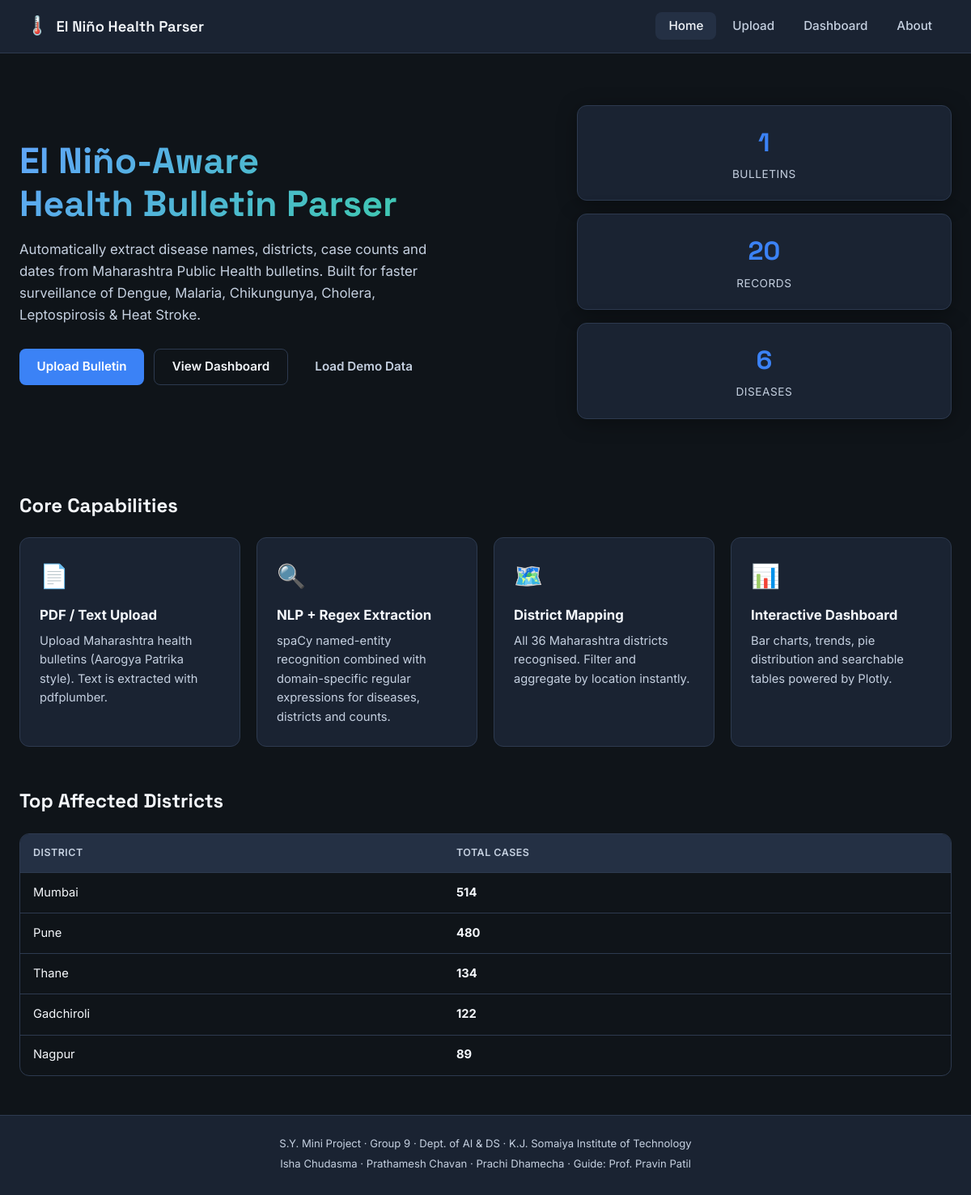
The page / on the database its author committed.
### app.py (models this page shows)
class DiseaseRecord(db.Model):
    __tablename__ = "disease_records"
    id = db.Column(db.Integer, primary_key=True)
    bulletin_id = db.Column(db.Integer, db.ForeignKey("bulletins.id"), nullable=False)
    disease = db.Column(db.String(100), nullable=False, index=True)
    district = db.Column(db.String(100), nullable=False, index=True)
    cases = db.Column(db.Integer, default=0)
    deaths = db.Column(db.Integer, default=0)
    report_date = db.Column(db.Date, index=True)
    notes = db.Column(db.String(255))
    created_at = db.Column(db.DateTime, default=datetime.utcnow)

### app.py (the view)
@app.route("/")
def index():
    total_records = DiseaseRecord.query.count()
    total_bulletins = Bulletin.query.count()
    diseases = db.session.query(DiseaseRecord.disease, db.func.sum(DiseaseRecord.cases)).group_by(DiseaseRecord.disease).all()
    top_districts = (
        db.session.query(DiseaseRecord.district, db.func.sum(DiseaseRecord.cases))
        .group_by(DiseaseRecord.district)
        .order_by(db.func.sum(DiseaseRecord.cases).desc())
        .limit(5)
        .all()
    )
    return render_template(
        "index.html",
        total_records=total_records,
        total_bulletins=total_bulletins,
        diseases=diseases,
        top_districts=top_districts,
    )

### templates/index.html (shortened to what this page needs)
{% extends "base.html" %}
{% block content %}
<section class="hero">
  <div class="hero-content">
    <h1>El Niño-Aware<br>Health Bulletin Parser</h1>
    <p class="hero-sub">
      Automatically extract disease names, districts, case counts and dates from
      Maharashtra Public Health bulletins. Built for faster surveillance of
      Dengue, Malaria, Chikungunya, Cholera, Leptospirosis &amp; Heat Stroke.
    </p>
    <div class="hero-actions">
      <a href="{{ url_for('upload') }}" class="btn btn-primary">Upload Bulletin</a>
      <a href="{{ url_for('dashboard') }}" class="btn btn-outline">View Dashboard</a>
      <a href="{{ url_for('seed') }}" class="btn btn-ghost">Load Demo Data</a>
    </div>
  </div>
  <div class="hero-stats">
    <div class="stat-card">
      <span class="stat-value">{{ total_bulletins }}</span>
      <span class="stat-label">Bulletins</span>
    </div>
    <div class="stat-card">
      <span class="stat-value">{{ total_records }}</span>
      <span class="stat-label">Records</span>
    </div>
    <div class="stat-card">
      <span class="stat-value">{{ diseases|length }}</span>
      <span class="stat-label">Diseases</span>
    </div>
  </div>
</section>
<section class="features">
  <h2>Core Capabilities</h2>
  <div class="feature-grid">
    <div class="feature-card">
      <div class="feature-icon">📄</div>
      <h3>PDF / Text Upload</h3>
      <p>Upload Maharashtra health bulletins (Aarogya Patrika style). Text is extracted with pdfplumber.</p>
    </div>
    <div class="feature-card">
      <div class="feature-icon">🔍</div>
      <h3>NLP + Regex Extraction</h3>
      <p>spaCy named-entity recognition combined with domain-specific regular expressions for diseases, districts and counts.</p>
    </div>
    <div class="feature-card">
      <div class="feature-icon">🗺️</div>
      <h3>District Mapping</h3>
      <p>All 36 Maharashtra districts recognised. Filter and aggregate by location instantly.</p>
    </div>
    <div class="feature-card">
      <div class="feature-icon">📊</div>
      <h3>Interactive Dashboard</h3>
      <p>Bar charts, trends, pie distribution and searchable tables powered by Plotly.</p>
    </div>
  </div>
</section>
{% if top_districts %}
<section class="preview">
  <h2>Top Affected Districts</h2>
  <div class="table-wrap">
    <table class="data-table">
      <thead>
        <tr><th>District</th><th>Total Cases</th></tr>
      </thead>
      <tbody>
        {% for dist, cases in top_districts %}
        <tr>
          <td>{{ dist }}</td>
          <td><strong>{{ cases }}</strong></td>
        </tr>
        {% endfor %}
      </tbody>
    </table>
  </div>
</section>
{% endif %}
{% endblock %}

### static/css/style.css (style rules this page uses)
:root { --bg: #0f1419; --bg-card: #1a2332; --bg-elevated: #243044; --border: #2d3a4f; --text: #f4f7fb; --text-muted: #c5d0e0; --primary: #3b82f6; --primary-hover: #2563eb; --accent: #10b981; --danger: #ef4444; --warning: #f59e0b; --radius: 12px; --shadow: 0 4px 24px rgba(0,0,0,0.35); --font: 'Inter', system-ui, sans-serif; --font-display: 'Space Grotesk', 'Inter', sans-serif; }
*, *::before, *::after { box-sizing: border-box; margin: 0; padding: 0; }
html { scroll-behavior: smooth; }
body { font-family: var(--font); background: var(--bg); color: var(--text); min-height: 100vh; display: flex; flex-direction: column; line-height: 1.6; }
.hero { display: grid; grid-template-columns: 1.4fr 1fr; gap: 2.5rem; align-items: center; margin-bottom: 3.5rem; padding: 2rem 0; }
.hero h1 { font-family: var(--font-display); font-size: clamp(2rem, 4vw, 2.8rem); font-weight: 700; line-height: 1.2; margin-bottom: 1rem; background: linear-gradient(135deg, #60a5fa, #34d399); -webkit-background-clip: text; -webkit-text-fill-color: transparent; background-clip: text; }
.hero-sub { color: var(--text-muted); font-size: 1.05rem; max-width: 520px; margin-bottom: 1.75rem; }
.hero-actions { display: flex; flex-wrap: wrap; gap: 0.75rem; }
.hero-stats { display: grid; gap: 1rem; }
.stat-card { background: var(--bg-card); border: 1px solid var(--border); border-radius: var(--radius); padding: 1.25rem 1.5rem; text-align: center; box-shadow: var(--shadow); }
.stat-value { display: block; font-family: var(--font-display); font-size: 2rem; font-weight: 700; color: var(--primary); }
.stat-label { font-size: 0.85rem; color: var(--text-muted); text-transform: uppercase; letter-spacing: 0.04em; }
.btn { display: inline-flex; align-items: center; justify-content: center; padding: 0.6rem 1.35rem; border-radius: 8px; font-weight: 600; font-size: 0.95rem; text-decoration: none; border: none; cursor: pointer; transition: background 0.15s, transform 0.1s; }
.btn-primary { background: var(--primary); color: #fff; }
.btn-outline { background: transparent; color: var(--text); border: 1.5px solid var(--border); }
.btn-ghost { background: transparent; color: var(--text-muted); }
.features { margin-bottom: 3rem; }
.features h2, .preview h2, .page-header h1, .section-header h2 { font-family: var(--font-display); font-size: 1.5rem; margin-bottom: 1.25rem; }
.feature-grid { display: grid; grid-template-columns: repeat(auto-fit, minmax(240px, 1fr)); gap: 1.25rem; }
.feature-card { background: var(--bg-card); border: 1px solid var(--border); border-radius: var(--radius); padding: 1.5rem; transition: border-color 0.2s; }
.feature-icon { font-size: 1.8rem; margin-bottom: 0.75rem; }
.feature-card h3 { font-size: 1.05rem; margin-bottom: 0.4rem; }
.feature-card p { color: var(--text-muted); font-size: 0.92rem; }
.table-wrap { overflow-x: auto; border-radius: var(--radius); border: 1px solid var(--border); }
.data-table { width: 100%; border-collapse: collapse; font-size: 0.92rem; }
.data-table th { background: var(--bg-elevated); text-align: left; padding: 0.85rem 1rem; font-weight: 600; color: var(--text-muted); text-transform: uppercase; font-size: 0.78rem; letter-spacing: 0.04em; }
.data-table td { padding: 0.8rem 1rem; border-top: 1px solid var(--border); }

### rows shown on the page
DiseaseRecord: district "Thane", cases "134"
DiseaseRecord: district "Nagpur", cases "89"

### other values the page prints
{{ total_bulletins }} "1"
{{ total_records }} "20"
{{ diseases|length }} "6"
{{ dist }} "Mumbai" "Pune" "Gadchiroli"
{{ cases }} "514" "480" "122"
